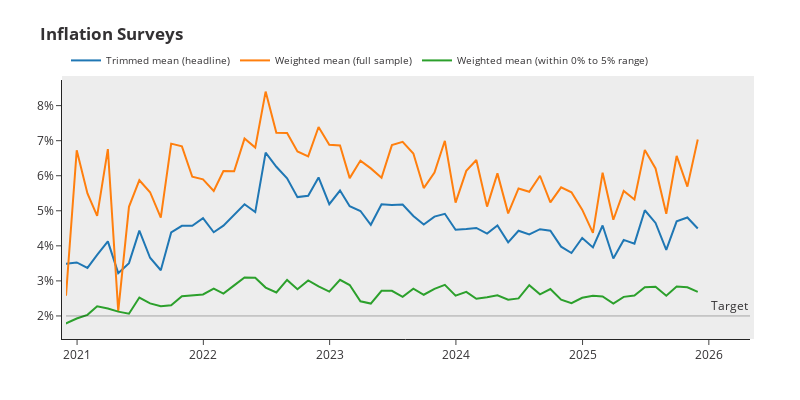

The notebook cell saved with this chart:
### Code cell
df = add_inflation_surveys.df
df.columns = additional_inflation_metrics.keys()

fig = plot_lines(
    df, years_limit=5, title="<b>Inflation Surveys</b>", tick_suffix="%", logo=False
)
fig.add_hline(2, line_width=1, annotation_text="Target")  # , annotation="Target")

### Figure 1 — Plotly figure (JSON) as saved in the notebook; plotly's stock layout.template omitted (floating-point values rounded to 4 significant figures; data arrays with more than 128 entries replaced by an {"elided": "..."} marker saying what was removed)
{"data": [{"name": "Trimmed mean (headline)", "type": "scatter", "x": {"elided": "371 str values"}, "y": {"elided": "371 float values"}}, {"name": "Weighted mean (full sample)", "type": "scatter", "x": {"elided": "371 str values"}, "y": {"elided": "371 float values"}}, {"name": "Weighted mean (within 0% to 5% range)", "type": "scatter", "x": {"elided": "371 str values"}, "y": {"elided": "371 float values"}}], "layout": {"annotations": [{"showarrow": false, "text": "Target", "x": 1, "xanchor": "right", "xref": "x domain", "y": 2, "yanchor": "bottom", "yref": "y"}], "font": {"color": "#333133", "family": "\"Avenir Next LT Pro\", \"Open Sans\", verdana, arial, sans-serif"}, "height": 400, "legend": {"font": {"family": "\"Avenir Next LT Pro\", \"Open Sans\", verdana, arial, sans-serif", "size": 10}, "orientation": "h", "x": 0, "xanchor": "left", "y": 1.02, "yanchor": "bottom"}, "margin": {"b": 50, "l": 50, "pad": 4, "r": 50, "t": 80}, "paper_bgcolor": "#FFFFFF", "plot_bgcolor": "#ededed", "shapes": [{"line": {"width": 1}, "type": "line", "x0": 0, "x1": 1, "xref": "x domain", "y0": 2, "y1": 2, "yref": "y"}], "showlegend": true, "title": {"text": "<b>Inflation Surveys</b>"}, "width": 800, "xaxis": {"range": ["2020-11-30T00:00:00", "2026-04-30T00:00:00"], "title": {"text": ""}}, "yaxis": {"range": [1.456, 8.731], "ticksuffix": "%", "title": {"text": ""}}}}
